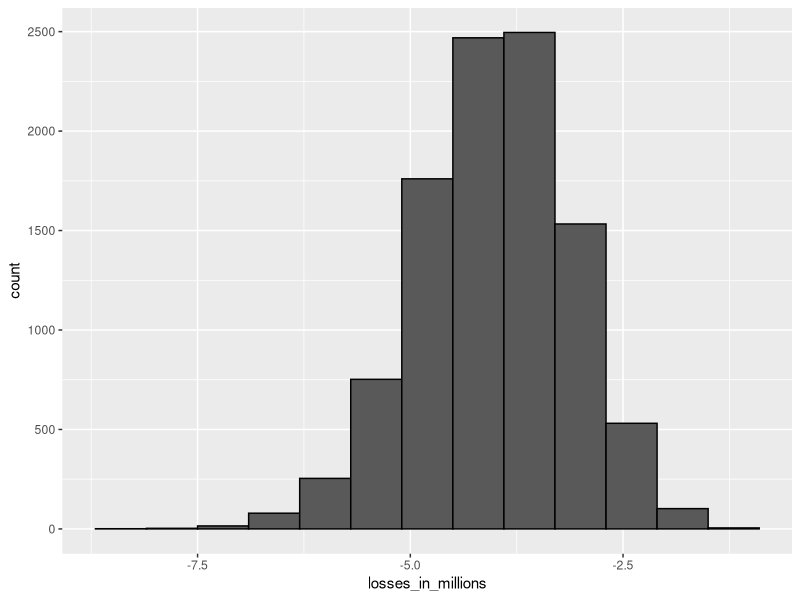
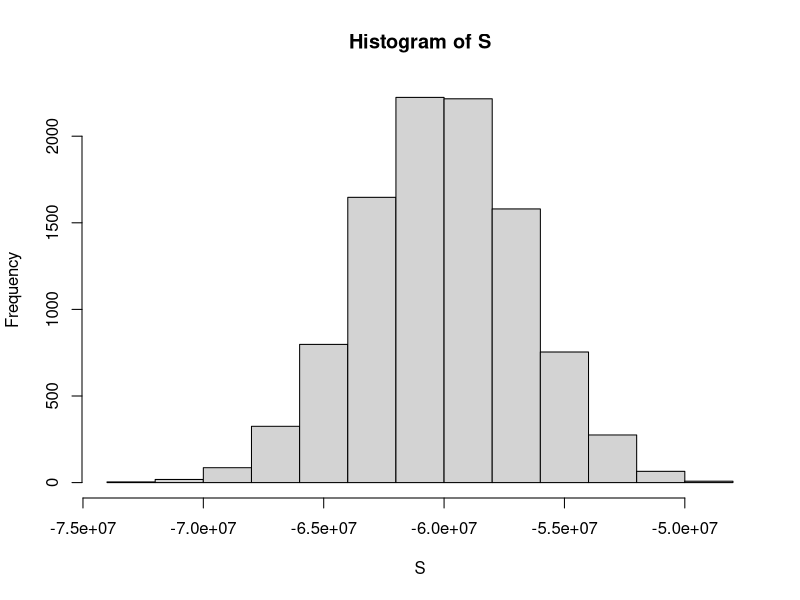

Source code (R) for these figures, in order:
## ---- chunk 1
n <- 1000
loss_per_foreclosure <- -200000
p <- 0.02
defaults <- sample( c(0,1), n, prob=c(1-p, p), replace = TRUE)
sum(defaults * loss_per_foreclosure)
## ---- chunk 2
B <- 10000
losses <- replicate(B, {
    defaults <- sample( c(0,1), n, prob=c(1-p, p), replace = TRUE) 
  sum(defaults * loss_per_foreclosure)
})
## ---- chunk 3
library(tidyverse)
data.frame(losses_in_millions = losses/10^6) %>%
  ggplot(aes(losses_in_millions)) +
  geom_histogram(binwidth = 0.6, col = "black")
## ---- chunk 4
n*(p*loss_per_foreclosure + (1-p)*0)    # expected value 
sqrt(n)*abs(loss_per_foreclosure)*sqrt(p*(1-p))    # standard error
## ---- chunk 5
x = - loss_per_foreclosure*p/(1-p)
x
## ---- chunk 6
x/180000
## ---- chunk 7
l <- loss_per_foreclosure
z <- qnorm(0.01)
x <- -l*( n*p - z*sqrt(n*p*(1-p)))/ ( n*(1-p) + z*sqrt(n*p*(1-p)))
x    # required profit when loan is not a foreclosure
x/180000    # interest rate
loss_per_foreclosure*p + x*(1-p)    # expected value of the profit per loan
n*(loss_per_foreclosure*p + x*(1-p)) # expected value of the profit over n loans
## ---- chunk 8
B <- 100000
profit <- replicate(B, {
    draws <- sample( c(x, loss_per_foreclosure), n, 
                        prob=c(1-p, p), replace = TRUE) 
    sum(draws)
})
mean(profit)    # expected value of the profit over n loans
mean(profit<0)    # probability of losing money
## ---- chunk 9
p <- .04
loss_per_foreclosure <- -200000
r <- 0.05
x <- r*180000
loss_per_foreclosure*p + x*(1-p)
## ---- chunk 10
z <- qnorm(0.01)
l <- loss_per_foreclosure
n <- ceiling((z^2*(x-l)^2*p*(1-p))/(l*p + x*(1-p))^2)
n    # number of loans required
n*(loss_per_foreclosure*p + x * (1-p))    # expected profit over n loans
## ---- chunk 11
B <- 10000
p <- 0.04
x <- 0.05 * 180000
profit <- replicate(B, {
    draws <- sample( c(x, loss_per_foreclosure), n, 
                        prob=c(1-p, p), replace = TRUE) 
    sum(draws)
})
mean(profit)
## ---- chunk 12
p <- 0.04
x <- 0.05*180000
profit <- replicate(B, {
    new_p <- 0.04 + sample(seq(-0.01, 0.01, length = 100), 1)
    draws <- sample( c(x, loss_per_foreclosure), n, 
                        prob=c(1-new_p, new_p), replace = TRUE) 
    sum(draws)
})
mean(profit)    # expected profit
mean(profit < 0)    # probability of losing money
mean(profit < -10000000)    # probability of losing over $10 million
## ---- chunk 13
# Assign the number of loans to the variable `n`
n <- 10000

# Assign the loss per foreclosure to the variable `loss_per_foreclosure`
loss_per_foreclosure <- -200000

# Assign the probability of default to the variable `p_default`
p_default <- 0.03

# Use the `set.seed` function to make sure your answer matches the expected result after random sampling
set.seed(1)

# Generate a vector called `defaults` that contains the default outcomes of `n` loans
defaults <- sample(c(0, 1), n, replace=TRUE, prob=c(1-p_default,p_default))

# Generate `S`, the total amount of money lost across all foreclosures. Print the value to the console.
S <- loss_per_foreclosure * sum(defaults)
S
## ---- chunk 14
# Assign the number of loans to the variable `n`
n <- 10000

# Assign the loss per foreclosure to the variable `loss_per_foreclosure`
loss_per_foreclosure <- -200000

# Assign the probability of default to the variable `p_default`
p_default <- 0.03

# Use the `set.seed` function to make sure your answer matches the expected result after random sampling
set.seed(1)

# The variable `B` specifies the number of times we want the simulation to run
B <- 10000

# Generate a list of summed losses 'S'. Replicate the code from the previous exercise over 'B' iterations to generate a list of summed losses for 'n' loans.  Ignore any warnings for now.
S <- replicate(B, {
  defaults <- sample(c(0, 1), n, replace=TRUE, prob=c(1-p_default,p_default))
  loss_per_foreclosure * sum(defaults)
})

# Plot a histogram of 'S'.  Ignore any warnings for now.
hist(S)
## ---- chunk 15
# Assign the number of loans to the variable `n`
n <- 10000

# Assign the loss per foreclosure to the variable `loss_per_foreclosure`
loss_per_foreclosure <- -200000

# Assign the probability of default to the variable `p_default`
p_default <- 0.03

# Calculate the expected loss due to default out of 10,000 loans
avg_ <- n * p_default * loss_per_foreclosure
## ---- chunk 16
# Assign the number of loans to the variable `n`
n <- 10000

# Assign the loss per foreclosure to the variable `loss_per_foreclosure`
loss_per_foreclosure <- -200000

# Assign the probability of default to the variable `p_default`
p_default <- 0.03

# Compute the standard error of the sum of 10,000 loans
sd <- sqrt(n) * abs(loss_per_foreclosure) * sqrt(p_default * (1-p_default)) 
## ---- chunk 17
# Assign the loss per foreclosure to the variable `loss_per_foreclosure`
loss_per_foreclosure <- -200000

# Assign the probability of default to the variable `p_default`
p_default <- 0.03

# Assign a variable `x` as the total amount necessary to have an expected outcome of $0
x <- - p_default * loss_per_foreclosure / (1 - p_default)

# Convert `x` to a rate, given that the loan amount is $180,000. Print this value to the console.
x / 180000
## ---- chunk 18
# Assign the number of loans to the variable `n`
n <- 10000

# Assign the loss per foreclosure to the variable `loss_per_foreclosure`
loss_per_foreclosure <- -200000

# Assign the probability of default to the variable `p_default`
p_default <- 0.03

# Generate a variable `z` using the `qnorm` function
z <- qnorm(0.05)

# Generate a variable `x` using `z`, `p_default`, `loss_per_foreclosure`, and `n`
x <- -loss_per_foreclosure*( n*p_default - z*sqrt(n*p_default*(1-p_default)))/ ( n*(1-p_default) + z*sqrt(n*p_default*(1-p_default)))

# Convert `x` to an interest rate, given that the loan amount is $180,000. Print this value to the console.
x / 180000
## ---- chunk 19
options(digits = 3)
library(tidyverse)
library(dslabs)
## ---- chunk 20
data(death_prob)
head(death_prob)
str(death_prob)
## ---- chunk 21
pay_death1Y <- -150000
pay_prem <- 1150
n <- 1000
## ---- chunk 22
# Q 1a:
# The death_prob data frame contains information about the estimated probability of death within 1 year (prob) for different ages and sexes.
# Use death_prob to determine the death probability of a 50 year old female, p.
death_prob[death_prob$age==50 & death_prob$sex=='Female',]$prob
p <- death_prob %>%
  filter(sex == "Female" & age == "50") %>%
  pull(prob)
p
## ---- chunk 23
# Q 1b:
# The loss in the event of the policy holder's death is -$150,000 and the gain if the policy holder remains alive is the premium $1,150.
# What is the expected value of the company's net profit on one policy for a 50 year old female?
mu <- p * pay_death1Y + (1-p) * pay_prem
mu

# Q 1c:
# standard error of the profit on one policy for a 50 year old female.
sigma <- (-pay_death1Y + pay_prem) * sqrt(p*(1-p))
sigma
## ---- chunk 24
# Q 1d:
# expected value of the company's profit over all 1,000 policies for 50 year old females?
mu * n

# Q 1e:
# standard error of the sum of the expected value over all 1,000 policies for 50 year old females?
sqrt(n) * sigma
## ---- chunk 25
# Q 1f:
# Use the Central Limit Theorem to calculate the probability that the insurance company loses money on this set of 1,000 policies.
pnorm(0, mu*n, sqrt(n)*sigma)
## ---- chunk 26
# Q 2a:
# Use death_prob to determine the probability of death within one year for a 50 year old male.
q <- death_prob %>%
  filter(sex == "Male" & age == "50") %>%
  pull(prob)
q
## ---- chunk 27
# Q 1b:
# Suppose the company wants its expected profits from 1,000 50 year old males with $150,000 life insurance policies to be $700,000. Use the formula for expected value of the sum of draws with the following values and solve for the premium b :
# What premium should be charged?
qay_death1Y <- -150000
mu <- 700000
qay_prem <- 1/(1-q) * (mu/n - q * qay_death1Y)
qay_prem

# Q 2c:
# standard error of the profit on one policy for a 50 year old male.
sigma <- sqrt(n) * (-qay_death1Y + qay_prem) * sqrt(q*(1-q))
sigma
## ---- chunk 28
# Q 2d:
# probability of losing money on a series of 1,000 policies to 50 year old males?
pnorm(0, mu, sigma)
## ---- chunk 29
p <- 0.015
n <- 1000
pay <- -150000
prem <- 1150
## ---- chunk 30
# 3a:
# expected value of the company's profits over 1,000 policies?
nmu <- n * (p * pay + (1-p) * prem)

# 3b:
# standard error of the expected value of the company's profits over 1,000 policies?
nsigma <- sqrt(n) * abs(pay - prem) * sqrt(p*(1-p))
nsigma
## ---- chunk 31
# 3c:
# probability of the company losing money?
pnorm(0, nmu, nsigma)

# 3d:
# Suppose the company can afford to sustain one-time losses of $1 million, but larger losses will force it to go out of business.
# What is the probability of losing more than $1 million?
pnorm(-1e6, nmu, nsigma)

## ---- chunk 32
# 3e:
# Investigate death probabilities p <- seq(.01, .03, .0025).
# What is the lowest death probability for which the chance of losing money exceeds 90%?
p <- seq(0.01, 0.03, 0.0025)

f3e <- function(p) {
  nmu <- n * (p * pay + (1-p) * prem)
  nsigma <- sqrt(n) * abs(pay - prem) * sqrt(p*(1-p))
  pnorm(0, nmu, nsigma)
}

min(p[which(f3e(p)>0.90)])

# or
p <- seq(.01, .03, .0025)
a <- -150000    # loss per claim
b <- 1150    # premium - profit when no claim
n <- 1000

# 3f:
# What is the lowest death probability for which the chance of losing over $1 million exceeds 90%?
p_lose_money <- sapply(p, function(p){
  exp_val <- n*(a*p + b*(1-p))
  se <- sqrt(n) * abs(b-a) * sqrt(p*(1-p))
  pnorm(-1e6, exp_val, se)
})

data.frame(p, p_lose_money) %>%
  filter(p_lose_money > 0.9) %>%
  pull(p) %>%
  min()

## ---- chunk 33

# 4a:
# Define a sampling model for simulating the total profit over 1,000 loans with probability of claim p_loss = .015, loss of -$150,000 on a claim, and profit of $1,150 when there is no claim. Set the seed to 25, then run the model once.

# (IMPORTANT! If you use R 3.6 or later, you will need to use the command set.seed(x, sample.kind = "Rounding") instead of set.seed(x). Your R version will be printed at the top of the Console window when you start RStudio.)

# What is the reported profit (or loss) in millions?
set.seed(25)
p_loss <- .015
pay <- -150000
prem <- 1150
n <- 1000
B <- 1

outcomes <- replicate(B, {
  sample(c(pay, prem), n, replace=TRUE, prob=c(p_loss, 1-p_loss))
})
sum(outcomes)/1e6

## ---- chunk 34
# 4b:
# Set the seed to 27, then run a Monte Carlo simulation of your sampling model with 10,000 replicates to simulate the range of profits/losses over 1,000 loans.

#(IMPORTANT! If you use R 3.6 or later, you will need to use the command set.seed(x, sample.kind = "Rounding") instead of set.seed(x). Your R version will be printed at the top of the Console window when you start RStudio.)

#What is the observed probability of losing $1 million or more?
set.seed(27)
p_loss <- .015
pay <- -150000
prem <- 1150
n <- 1000
B <- 10000

profits <- replicate(B, {
  outcomes <- sample(c(pay, prem), n, replace=TRUE, prob=c(p_loss, 1-p_loss))
  sum(outcomes)
})
mean(profits<= -1e6)
## ---- chunk 35
# 5a:
# Calculate the premium required for a 5% chance of losing money given n=1000  loans, probability of death p=0.015 , and loss per claim l=-150000 . Save this premium as x for use in further questions.
n <- 1000
p <- 0.015
l <- -150000
# x <- ?

# Mean?
#mu <- n * (p * l + (1-p) * x)
# SD?
#sigma <- sqrt(n) * abs(l-x) * sqrt(p*(1-p))

# z = qnorm(0.05)
z <- qnorm(0.05)

# prem x?
x <- -l*( n*p - z*sqrt(n*p*(1-p)))/ ( n*(1-p) + z*sqrt(n*p*(1-p)))
x
## ---- chunk 36
# Q 5b:
# expected profit per policy at this rate?
mu <- (p * l + (1-p) * x)
mu
## ---- chunk 37
# Q 5d:
#Run a Monte Carlo simulation with B=10000 to determine the probability of losing money on 1,000 policies given the new premium x, loss on a claim of $150,000, and probability of claim  p=0.015 . Set the seed to 28 before running your simulation.

# (IMPORTANT! If you use R 3.6 or later, you will need to use the command set.seed(x, sample.kind = "Rounding") instead of set.seed(x). Your R version will be printed at the top of the Console window when you start RStudio.)

#What is the probability of losing money here?
B <- 10000

profits <- replicate(B, {
  outcomes <- sample(c(l, x), n, replace=TRUE, prob=c(p, 1-p))
  sum(outcomes)
})
mean(profits<= 0)
## ---- chunk 38
# Q 6a:
#
set.seed(29)
B <- 10000
p_ <- p + sample(seq(-0.01, 0.01, length = 100), 1)
# Q 5d:
#Run a Monte Carlo simulation with B=10000 to determine the probability of losing money on 1,000 policies given the new premium x, loss on a claim of $150,000, and probability of claim  p=0.015 . Set the seed to 28 before running your simulation.

# (IMPORTANT! If you use R 3.6 or later, you will need to use the command set.seed(x, sample.kind = "Rounding") instead of set.seed(x). Your R version will be printed at the top of the Console window when you start RStudio.)

#What is the probability of losing money here?
B <- 10000

profits <- replicate(B, {
  outcomes <- sample(c(l, x), n, replace=TRUE, prob=c(p, 1-p))
  sum(outcomes)
})
mean(profits<= 0)
